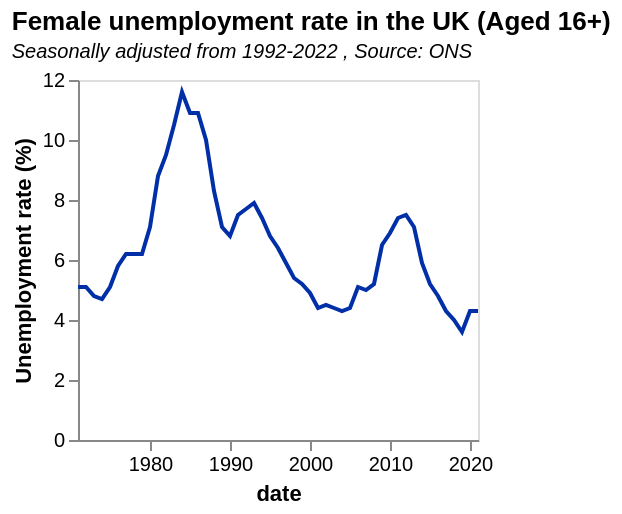

Write a Vega-Lite specification for this figure.
### Vega-Lite specification from a JSON file in a GitHub repository (floating-point values rounded to 4 significant figures)
{"$schema": "https://vega.github.io/schema/vega-lite/v5.json", "data": {"values": [{"date": "1971", "label": "1971", "month": "", "quarter": "", "sourceDataset": "LMS", "updateDate": "2015-10-13T23:00:00.000Z", "value": "5.1", "year": "1971"}, {"date": "1972", "label": "1972", "month": "", "quarter": "", "sourceDataset": "LMS", "updateDate": "2015-10-13T23:00:00.000Z", "value": "5.1", "year": "1972"}, {"date": "1973", "label": "1973", "month": "", "quarter": "", "sourceDataset": "LMS", "updateDate": "2015-10-13T23:00:00.000Z", "value": "4.8", "year": "1973"}, {"date": "1974", "label": "1974", "month": "", "quarter": "", "sourceDataset": "LMS", "updateDate": "2015-10-13T23:00:00.000Z", "value": "4.7", "year": "1974"}, {"date": "1975", "label": "1975", "month": "", "quarter": "", "sourceDataset": "LMS", "updateDate": "2015-10-13T23:00:00.000Z", "value": "5.1", "year": "1975"}, {"date": "1976", "label": "1976", "month": "", "quarter": "", "sourceDataset": "LMS", "updateDate": "2015-10-13T23:00:00.000Z", "value": "5.8", "year": "1976"}, {"date": "1977", "label": "1977", "month": "", "quarter": "", "sourceDataset": "LMS", "updateDate": "2015-10-13T23:00:00.000Z", "value": "6.2", "year": "1977"}, {"date": "1978", "label": "1978", "month": "", "quarter": "", "sourceDataset": "LMS", "updateDate": "2015-10-13T23:00:00.000Z", "value": "6.2", "year": "1978"}, {"date": "1979", "label": "1979", "month": "", "quarter": "", "sourceDataset": "LMS", "updateDate": "2015-10-13T23:00:00.000Z", "value": "6.2", "year": "1979"}, {"date": "1980", "label": "1980", "month": "", "quarter": "", "sourceDataset": "LMS", "updateDate": "2015-10-13T23:00:00.000Z", "value": "7.1", "year": "1980"}, {"date": "1981", "label": "1981", "month": "", "quarter": "", "sourceDataset": "LMS", "updateDate": "2015-10-13T23:00:00.000Z", "value": "8.8", "year": "1981"}, {"date": "1982", "label": "1982", "month": "", "quarter": "", "sourceDataset": "LMS", "updateDate": "2015-10-13T23:00:00.000Z", "value": "9.5", "year": "1982"}, {"date": "1983", "label": "1983", "month": "", "quarter": "", "sourceDataset": "LMS", "updateDate": "2015-10-13T23:00:00.000Z", "value": "10.5", "year": "1983"}, {"date": "1984", "label": "1984", "month": "", "quarter": "", "sourceDataset": "LMS", "updateDate": "2015-10-13T23:00:00.000Z", "value": "11.6", "year": "1984"}, {"date": "1985", "label": "1985", "month": "", "quarter": "", "sourceDataset": "LMS", "updateDate": "2015-10-13T23:00:00.000Z", "value": "10.9", "year": "1985"}, {"date": "1986", "label": "1986", "month": "", "quarter": "", "sourceDataset": "LMS", "updateDate": "2015-10-13T23:00:00.000Z", "value": "10.9", "year": "1986"}, {"date": "1987", "label": "1987", "month": "", "quarter": "", "sourceDataset": "LMS", "updateDate": "2015-10-13T23:00:00.000Z", "value": "10.0", "year": "1987"}, {"date": "1988", "label": "1988", "month": "", "quarter": "", "sourceDataset": "LMS", "updateDate": "2015-10-13T23:00:00.000Z", "value": "8.3", "year": "1988"}, {"date": "1989", "label": "1989", "month": "", "quarter": "", "sourceDataset": "LMS", "updateDate": "2015-10-13T23:00:00.000Z", "value": "7.1", "year": "1989"}, {"date": "1990", "label": "1990", "month": "", "quarter": "", "sourceDataset": "LMS", "updateDate": "2015-10-13T23:00:00.000Z", "value": "6.8", "year": "1990"}, {"date": "1991", "label": "1991", "month": "", "quarter": "", "sourceDataset": "LMS", "updateDate": "2015-10-13T23:00:00.000Z", "value": "7.5", "year": "1991"}, {"date": "1992", "label": "1992", "month": "", "quarter": "", "sourceDataset": "LMS", "updateDate": "2015-10-13T23:00:00.000Z", "value": "7.7", "year": "1992"}, {"date": "1993", "label": "1993", "month": "", "quarter": "", "sourceDataset": "LMS", "updateDate": "2015-10-13T23:00:00.000Z", "value": "7.9", "year": "1993"}, {"date": "1994", "label": "1994", "month": "", "quarter": "", "sourceDataset": "LMS", "updateDate": "2015-10-13T23:00:00.000Z", "value": "7.4", "year": "1994"}, {"date": "1995", "label": "1995", "month": "", "quarter": "", "sourceDataset": "LMS", "updateDate": "2015-10-13T23:00:00.000Z", "value": "6.8", "year": "1995"}, {"date": "1996", "label": "1996", "month": "", "quarter": "", "sourceDataset": "LMS", "updateDate": "2015-10-13T23:00:00.000Z", "value": "6.4", "year": "1996"}, {"date": "1997", "label": "1997", "month": "", "quarter": "", "sourceDataset": "LMS", "updateDate": "2015-10-13T23:00:00.000Z", "value": "5.9", "year": "1997"}, {"date": "1998", "label": "1998", "month": "", "quarter": "", "sourceDataset": "LMS", "updateDate": "2015-10-13T23:00:00.000Z", "value": "5.4", "year": "1998"}, {"date": "1999", "label": "1999", "month": "", "quarter": "", "sourceDataset": "LMS", "updateDate": "2015-10-13T23:00:00.000Z", "value": "5.2", "year": "1999"}, {"date": "2000", "label": "2000", "month": "", "quarter": "", "sourceDataset": "LMS", "updateDate": "2015-10-13T23:00:00.000Z", "value": "4.9", "year": "2000"}, {"date": "2001", "label": "2001", "month": "", "quarter": "", "sourceDataset": "LMS", "updateDate": "2015-10-13T23:00:00.000Z", "value": "4.4", "year": "2001"}, {"date": "2002", "label": "2002", "month": "", "quarter": "", "sourceDataset": "LMS", "updateDate": "2015-10-13T23:00:00.000Z", "value": "4.5", "year": "2002"}, {"date": "2003", "label": "2003", "month": "", "quarter": "", "sourceDataset": "LMS", "updateDate": "2015-10-13T23:00:00.000Z", "value": "4.4", "year": "2003"}, {"date": "2004", "label": "2004", "month": "", "quarter": "", "sourceDataset": "LMS", "updateDate": "2015-10-13T23:00:00.000Z", "value": "4.3", "year": "2004"}, {"date": "2005", "label": "2005", "month": "", "quarter": "", "sourceDataset": "LMS", "updateDate": "2015-10-13T23:00:00.000Z", "value": "4.4", "year": "2005"}, {"date": "2006", "label": "2006", "month": "", "quarter": "", "sourceDataset": "LMS", "updateDate": "2015-10-13T23:00:00.000Z", "value": "5.1", "year": "2006"}, {"date": "2007", "label": "2007", "month": "", "quarter": "", "sourceDataset": "LMS", "updateDate": "2015-10-13T23:00:00.000Z", "value": "5.0", "year": "2007"}, {"date": "2008", "label": "2008", "month": "", "quarter": "", "sourceDataset": "LMS", "updateDate": "2015-10-13T23:00:00.000Z", "value": "5.2", "year": "2008"}, {"date": "2009", "label": "2009", "month": "", "quarter": "", "sourceDataset": "LMS", "updateDate": "2015-10-13T23:00:00.000Z", "value": "6.5", "year": "2009"}, {"date": "2010", "label": "2010", "month": "", "quarter": "", "sourceDataset": "LMS", "updateDate": "2015-10-13T23:00:00.000Z", "value": "6.9", "year": "2010"}, {"date": "2011", "label": "2011", "month": "", "quarter": "", "sourceDataset": "LMS", "updateDate": "2015-10-13T23:00:00.000Z", "value": "7.4", "year": "2011"}, {"date": "2012", "label": "2012", "month": "", "quarter": "", "sourceDataset": "LMS", "updateDate": "2015-10-13T23:00:00.000Z", "value": "7.5", "year": "2012"}, {"date": "2013", "label": "2013", "month": "", "quarter": "", "sourceDataset": "LMS", "updateDate": "2016-05-18T08:30:00.000Z", "value": "7.1", "year": "2013"}, {"date": "2014", "label": "2014", "month": "", "quarter": "", "sourceDataset": "LMS", "updateDate": "2015-10-13T23:00:00.000Z", "value": "5.9", "year": "2014"}, {"date": "2015", "label": "2015", "month": "", "quarter": "", "sourceDataset": "LMS", "updateDate": "2016-03-16T09:30:00.000Z", "value": "5.2", "year": "2015"}, {"date": "2016", "label": "2016", "month": "", "quarter": "", "sourceDataset": "LMS", "updateDate": "2017-02-15T00:00:00.000Z", "value": "4.8", "year": "2016"}, {"date": "2017", "label": "2017", "month": "", "quarter": "", "sourceDataset": "LMS", "updateDate": "2018-02-21T00:00:00.000Z", "value": "4.3", "year": "2017"}, {"date": "2018", "label": "2018", "month": "", "quarter": "", "sourceDataset": "LMS", "updateDate": "2019-02-19T00:00:00.000Z", "value": "4.0", "year": "2018"}, {"date": "2019", "label": "2019", "month": "", "quarter": "", "sourceDataset": "LMS", "updateDate": "2020-02-18T00:00:00.000Z", "value": "3.6", "year": "2019"}, {"date": "2020", "label": "2020", "month": "", "quarter": "", "sourceDataset": "LMS", "updateDate": "2021-07-14T23:00:00.000Z", "value": "4.3", "year": "2020"}, {"date": "2021", "label": "2021", "month": "", "quarter": "", "sourceDataset": "LMS", "updateDate": "2022-02-15T00:00:00.000Z", "value": "4.3", "year": "2021"}], "format": {"parse": {"date": "date"}}}, "title": {"text": "Female unemployment rate in the UK (Aged 16+)", "subtitle": "Seasonally adjusted from 1992-2022 , Source: ONS", "subtitleFontStyle": "italic", "subtitleFontSize": 10, "anchor": "start", "color": "black"}, "width": 200, "height": 180, "mark": {"type": "line", "color": "rgb(0,47,167"}, "encoding": {"x": {"field": "date", "type": "temporal", "axis": {"grid": false}}, "y": {"field": "value", "type": "quantitative", "axis": {"grid": false}, "title": "Unemployment rate (%)"}}, "config": {}, "transform": [{"calculate": "datum.Totals/1000", "as": "billions"}]}
